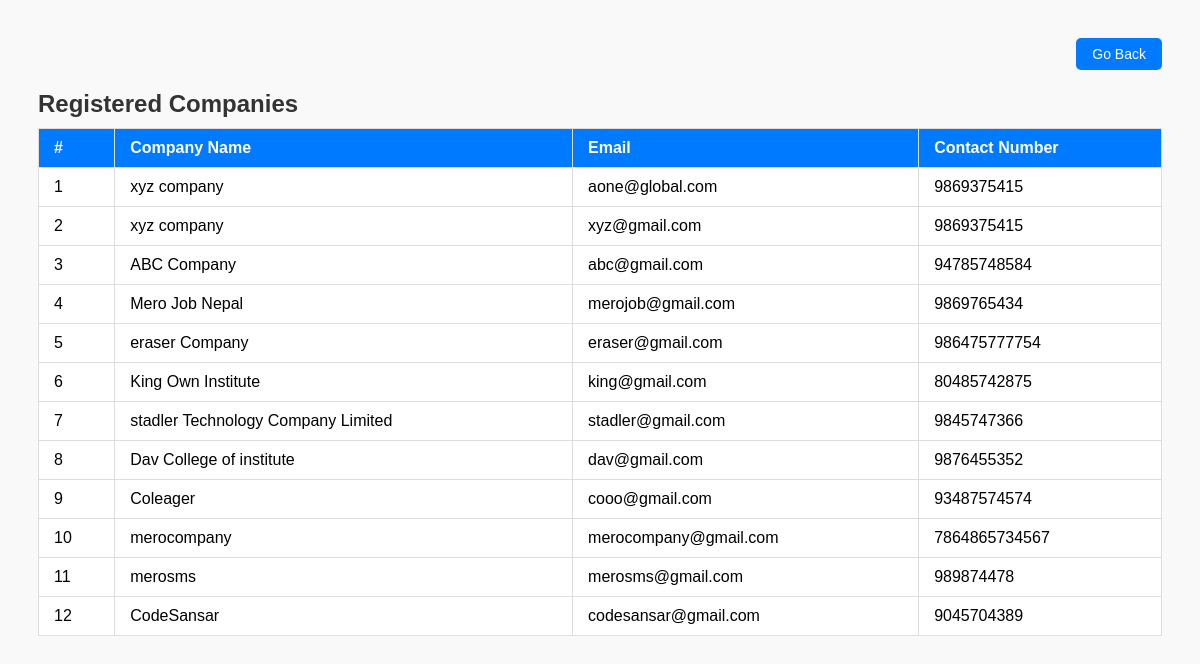
/admin/manage_companies.php, run on the app's committed database.
### tables this page shows
CREATE TABLE `companies_login` (
  `id` int(11) NOT NULL,
  `name` varchar(255) NOT NULL,
  `email` varchar(255) NOT NULL,
  `password` varchar(255) NOT NULL,
  `contact_number` varchar(15) DEFAULT NULL,
  `address` text DEFAULT NULL,
  `created_at` timestamp NOT NULL DEFAULT current_timestamp(),
  `company_id` int(11) DEFAULT NULL,
  `is_subscribed` tinyint(1) DEFAULT 0
);

### admin/manage_companies.php (the view, shortened to what this page needs)
<?php
$host = "localhost";
$user = "root";
$password = "";
$database = "jobselect";
$conn = new mysqli($host, $user, $password, $database);
$sql = "SELECT name, email, contact_number FROM companies_login";
$result = $conn->query($sql);
?>
<!DOCTYPE html>
<html>
<head>
</head>
<body>
<div class="top-bar">
    <form method="post" action="dashboard.php">
        <button type="submit">Go Back</button>
    </form>
</div>
<h2 class="heading">Registered Companies</h2>
<table>
    <tr>
        <th>#</th>
        <th>Company Name</th>
        <th>Email</th>
        <th>Contact Number</th>
    </tr>
    <?php
    if ($result->num_rows > 0) {
        $count = 1;
        while($row = $result->fetch_assoc()) {
            echo "<tr>
                    <td>" . $count++ . "</td>
                    <td>" . htmlspecialchars($row["name"]) . "</td>
                    <td>" . htmlspecialchars($row["email"]) . "</td>
                    <td>" . htmlspecialchars($row["contact_number"]) . "</td>
                  </tr>";
        }
    } else {
        echo "<tr><td colspan='4'>No companies found.</td></tr>";
    }
    ?>
</table>
</body>
</html>

### admin/manage_companies.php (style rules this page uses)
body { font-family: Arial, sans-serif; padding: 30px; background-color: #f9f9f9; }
.top-bar { display: flex; justify-content: flex-end; margin-bottom: 20px; }
.top-bar button { background-color: #007BFF; color: white; padding: 8px 16px; font-size: 14px; border: none; border-radius: 5px; cursor: pointer; }
table { width: 100%; border-collapse: collapse; background-color: white; }
th, td { border: 1px solid #ddd; padding: 10px 15px; text-align: left; }
th { background-color: #007BFF; color: white; }
.heading { font-size: 24px; margin-bottom: 10px; color: #333; }

### data on the page
companies_login: name "xyz company", email "aone@global.com", contact_number "9869375415"
companies_login: name "xyz company", email "xyz@gmail.com", contact_number "9869375415"
companies_login: name "ABC Company", email "abc@gmail.com", contact_number "94785748584"
companies_login: name "Mero Job Nepal", email "merojob@gmail.com", contact_number "9869765434"
companies_login: name "eraser Company", email "eraser@gmail.com", contact_number "986475777754"
companies_login: name "King Own Institute", email "king@gmail.com", contact_number "80485742875"
companies_login: name "stadler Technology Company Limited", email "stadler@gmail.com", contact_number "9845747366"
companies_login: name "Dav College of institute", email "dav@gmail.com", contact_number "9876455352"
companies_login: name "Coleager", email "cooo@gmail.com", contact_number "93487574574"
companies_login: name "merocompany", email "merocompany@gmail.com", contact_number "7864865734567"
companies_login: name "merosms", email "merosms@gmail.com", contact_number "989874478"
companies_login: name "CodeSansar", email "codesansar@gmail.com", contact_number "9045704389"
